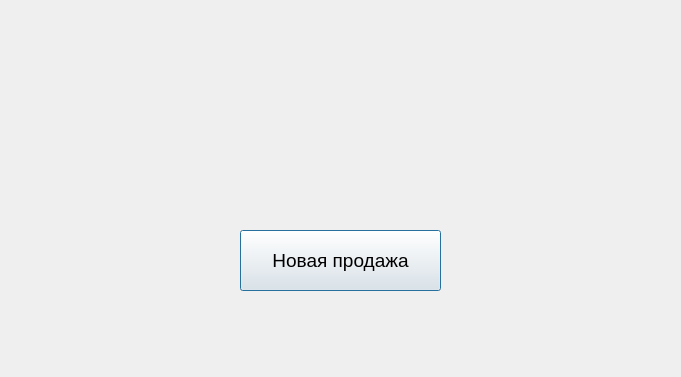
<?xml version="1.0" encoding="UTF-8"?>
<ui version="4.0">
 <class>PaymentDone</class>
 <widget class="QDialog" name="PaymentDone">
  <property name="geometry">
   <rect>
    <x>0</x>
    <y>0</y>
    <width>681</width>
    <height>377</height>
   </rect>
  </property>
  <property name="windowTitle">
   <string>Dialog</string>
  </property>
  <widget class="QWidget" name="horizontalLayoutWidget">
   <property name="geometry">
    <rect>
     <x>210</x>
     <y>130</y>
     <width>261</width>
     <height>61</height>
    </rect>
   </property>
   <layout class="QHBoxLayout" name="horizontalLayout">
    <item>
     <widget class="QLabel" name="paidLabel">
      <property name="font">
       <font>
        <pointsize>14</pointsize>
       </font>
      </property>
      <property name="text">
       <string/>
      </property>
      <property name="alignment">
       <set>Qt::AlignCenter</set>
      </property>
     </widget>
    </item>
   </layout>
  </widget>
  <widget class="QPushButton" name="newSell">
   <property name="geometry">
    <rect>
     <x>240</x>
     <y>230</y>
     <width>201</width>
     <height>61</height>
    </rect>
   </property>
   <property name="font">
    <font>
     <pointsize>14</pointsize>
    </font>
   </property>
   <property name="text">
    <string>Новая продажа</string>
   </property>
  </widget>
 </widget>
 <resources/>
 <connections/>
</ui>
